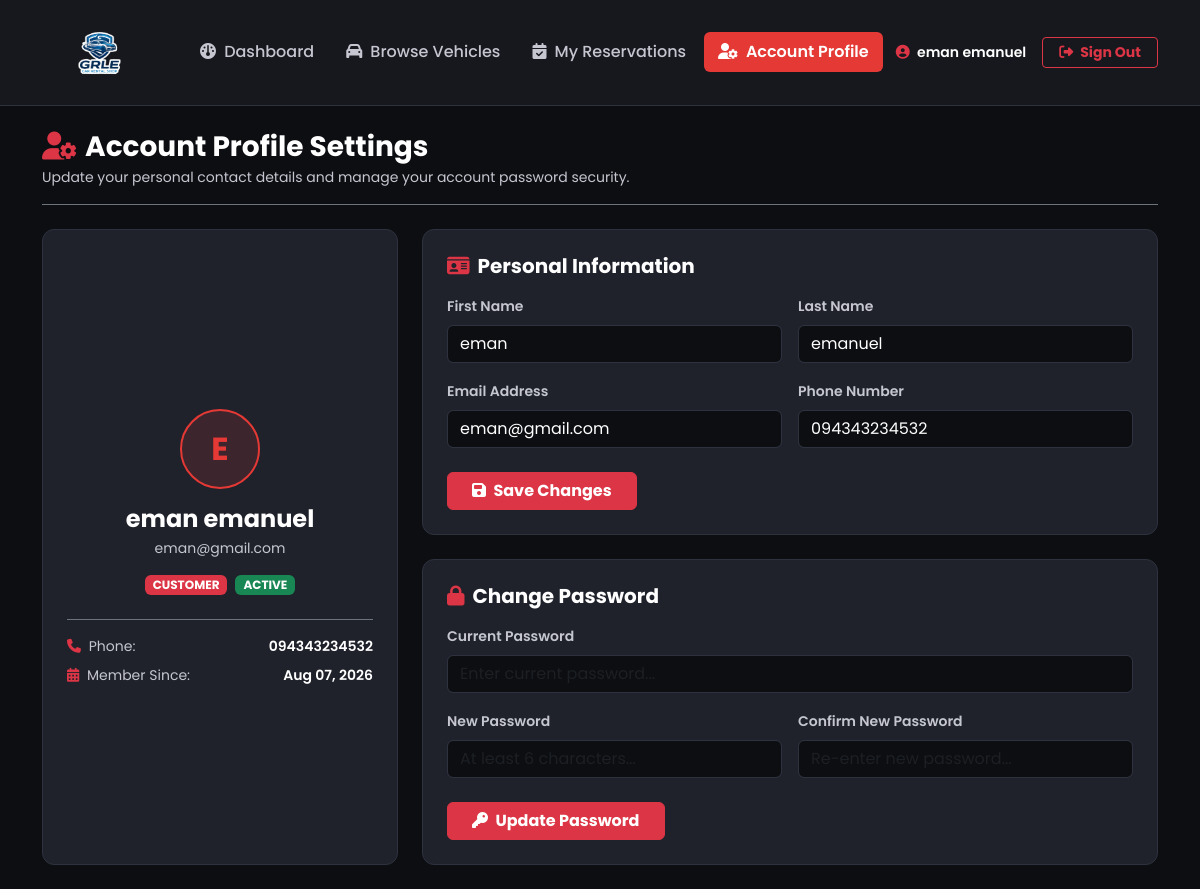
The page /customer/profile.php (signed in) on the database its author committed.
### tables this page shows
CREATE TABLE `users` (
  `user_id` int(11) NOT NULL,
  `role` enum('admin','driver','customer') NOT NULL DEFAULT 'customer',
  `first_name` varchar(50) NOT NULL,
  `last_name` varchar(50) NOT NULL,
  `email` varchar(100) NOT NULL,
  `password_hash` varchar(255) NOT NULL,
  `phone` varchar(20) NOT NULL,
  `status` enum('pending','active','inactive','banned') NOT NULL DEFAULT 'pending',
  `created_at` timestamp NOT NULL DEFAULT current_timestamp(),
  `updated_at` timestamp NOT NULL DEFAULT current_timestamp() ON UPDATE current_timestamp()
);

### customer/profile.php (the view, shortened to what this page needs)
<?php
require_once '../db.php';
$user_id = $_SESSION['user_id'];
try {
    $userStmt = $pdo->prepare("SELECT first_name, last_name, email, phone, role, status, created_at FROM users WHERE user_id = :id");
    $userStmt->execute([':id' => $user_id]);
    $customer = $userStmt->fetch(PDO::FETCH_ASSOC);
} catch (PDOException $e) {
    die("Database Error: " . $e->getMessage());
}
?>
<!DOCTYPE html>
<html lang="en">
<head>
    <link href="https://cdn.jsdelivr.net/npm/bootstrap@5.3.2/dist/css/bootstrap.min.css" rel="stylesheet">
    <link href="https://cdnjs.cloudflare.com/ajax/libs/font-awesome/6.4.0/css/all.min.css" rel="stylesheet">
</head>
<body>
    <nav class="navbar navbar-expand-lg navbar-dark navbar-custom sticky-top py-3">
        <div class="container">
            <a class="navbar-brand d-flex align-items-center text-white" href="customer_dashboard.php">
                <img src="../logo.png" alt="GRLE Car Rental Shop" class="brand-logo-image">
            </a>
            <div class="collapse navbar-collapse justify-content-between" id="navbarNav">
                <ul class="navbar-nav mx-auto gap-1">
                    <li class="nav-item">
                        <a href="customer_dashboard.php" class="nav-link nav-link-custom">
                            <i class="fa-solid fa-gauge me-1"></i> Dashboard
                        </a>
                    </li>
                    <li class="nav-item">
                        <a href="browse_vehicles.php" class="nav-link nav-link-custom">
                            <i class="fa-solid fa-car me-1"></i> Browse Vehicles
                        </a>
                    </li>
                    <li class="nav-item">
                        <a href="my_bookings.php" class="nav-link nav-link-custom">
                            <i class="fa-solid fa-calendar-check me-1"></i> My Reservations
                        </a>
                    </li>
                    <li class="nav-item">
                        <a href="profile.php" class="nav-link nav-link-custom active">
                            <i class="fa-solid fa-user-gear me-1"></i> Account Profile
                        </a>
                    </li>
                </ul>
                <div class="d-flex align-items-center gap-3 mt-3 mt-lg-0">
                    <span class="text-white small fw-semibold">
                        <i class="fa-solid fa-user-circle text-danger me-1"></i> <?= htmlspecialchars(($customer['first_name'] ?? 'Valued') . ' ' . ($customer['last_name'] ?? 'Customer')) ?>
                    </span>
                    <a href="logout.php" class="btn btn-outline-danger btn-sm fw-bold px-3">
                        <i class="fa-solid fa-right-from-bracket me-1"></i> Sign Out
                    </a>
                </div>
            </div>
        </div>
    </nav>
    <div class="container py-4">
        <div class="mb-4 pb-3 border-bottom border-secondary">
            <h3 class="fw-bold mb-1 text-white"><i class="fa-solid fa-user-gear text-danger me-2"></i>Account Profile Settings</h3>
            <p class="text-contrast-muted small mb-0">Update your personal contact details and manage your account password security.</p>
        </div>
        <div class="row g-4">
            <div class="col-12 col-lg-4">
                <div class="content-panel text-center h-100 d-flex flex-column align-items-center justify-content-center">
                    <div class="profile-avatar-box mb-3">
                        <?= strtoupper(substr($customer['first_name'] ?? 'C', 0, 1)) ?>
                    </div>
                    <h4 class="fw-bold text-white mb-1"><?= htmlspecialchars(($customer['first_name'] ?? '') . ' ' . ($customer['last_name'] ?? '')) ?></h4>
                    <p class="text-contrast-muted small mb-3"><?= htmlspecialchars($customer['email'] ?? '') ?></p>
                    <div class="d-flex gap-2 justify-content-center mb-4">
                        <span class="badge bg-danger text-uppercase px-2 py-1 fs-8"><?= htmlspecialchars($customer['role'] ?? 'customer') ?></span>
                        <span class="badge bg-success text-uppercase px-2 py-1 fs-8"><?= htmlspecialchars($customer['status'] ?? 'active') ?></span>
                    </div>
                    <div class="w-100 pt-3 border-top border-secondary text-start small">
                        <div class="d-flex justify-content-between mb-2">
                            <span class="text-contrast-muted"><i class="fa-solid fa-phone text-danger me-1"></i> Phone:</span>
                            <span class="fw-semibold text-white"><?= htmlspecialchars($customer['phone'] ?? 'Not set') ?></span>
                        </div>
                        <div class="d-flex justify-content-between">
                            <span class="text-contrast-muted"><i class="fa-solid fa-calendar-days text-danger me-1"></i> Member Since:</span>
                            <span class="fw-semibold text-white"><?= date('M d, Y', strtotime($customer['created_at'])) ?></span>
                        </div>
                    </div>
                </div>
            </div>
            <div class="col-12 col-lg-8">
                <div class="content-panel mb-4">
                    <h5 class="fw-bold text-white mb-3"><i class="fa-solid fa-id-card text-danger me-2"></i>Personal Information</h5>
                    <form method="POST" action="profile.php">
                        <div class="row g-3 mb-3">
                            <div class="col-12 col-sm-6">
                                <label class="form-label small fw-semibold text-contrast-muted">First Name</label>
                                <input type="text" name="first_name" class="form-control" value="<?= htmlspecialchars($customer['first_name'] ?? '') ?>" required>
                            </div>
                            <div class="col-12 col-sm-6">
                                <label class="form-label small fw-semibold text-contrast-muted">Last Name</label>
                                <input type="text" name="last_name" class="form-control" value="<?= htmlspecialchars($customer['last_name'] ?? '') ?>" required>
                            </div>
                        </div>
                        <div class="row g-3 mb-4">
                            <div class="col-12 col-sm-6">
                                <label class="form-label small fw-semibold text-contrast-muted">Email Address</label>
                                <input type="email" name="email" class="form-control" value="<?= htmlspecialchars($customer['email'] ?? '') ?>" required>
                            </div>
                            <div class="col-12 col-sm-6">
                                <label class="form-label small fw-semibold text-contrast-muted">Phone Number</label>
                                <input type="text" name="phone" class="form-control" value="<?= htmlspecialchars($customer['phone'] ?? '') ?>" required>
                            </div>
                        </div>
                        <button type="submit" class="btn btn-danger fw-bold px-4">
                            <i class="fa-solid fa-floppy-disk me-1"></i> Save Changes
                        </button>
                    </form>
                </div>
                <div class="content-panel">
                    <h5 class="fw-bold text-white mb-3"><i class="fa-solid fa-lock text-danger me-2"></i>Change Password</h5>
                    <form method="POST" action="profile.php">
                        <div class="mb-3">
                            <label class="form-label small fw-semibold text-contrast-muted">Current Password</label>
                            <input type="password" name="current_password" class="form-control" placeholder="Enter current password..." required>
                        </div>
                        <div class="row g-3 mb-4">
                            <div class="col-12 col-sm-6">
                                <label class="form-label small fw-semibold text-contrast-muted">New Password</label>
                                <input type="password" name="new_password" class="form-control" placeholder="At least 6 characters..." required>
                            </div>
                            <div class="col-12 col-sm-6">
                                <label class="form-label small fw-semibold text-contrast-muted">Confirm New Password</label>
                                <input type="password" name="confirm_password" class="form-control" placeholder="Re-enter new password..." required>
                            </div>
                        </div>
                        <button type="submit" class="btn btn-danger fw-bold px-4">
                            <i class="fa-solid fa-key me-1"></i> Update Password
                        </button>
                    </form>
                </div>
            </div>
        </div>
    </div>
</body>
</html>

### customer/profile.php (style rules this page uses)
:root { --bg-body: #0d0e12; --bg-surface: #16181e; --bg-card: #1f222b; --border-color: #2e323e; --text-primary: #ffffff; --text-muted: #c5c6d0; --grle-red: #e53935; --grle-red-hover: #c62828; }
body { font-family: 'Poppins', sans-serif; background-color: var(--bg-body); color: var(--text-primary); min-height: 100vh; }
.navbar-custom { background-color: var(--bg-surface); border-bottom: 1px solid var(--border-color); }
.navbar-brand { font-weight: 700; letter-spacing: 0.5px; }
.brand-logo-image { display: block; width: 115px; height: auto; }
.nav-link-custom { color: var(--text-muted) !important; font-weight: 500; padding: 8px 14px !important; border-radius: 6px; transition: all 0.2s ease-in-out; }
.nav-link-custom.active { color: #ffffff !important; background-color: var(--grle-red) !important; font-weight: 600; }
.text-contrast-muted { color: var(--text-muted) !important; }
.content-panel { background-color: var(--bg-card); border: 1px solid var(--border-color); border-radius: 12px; padding: 24px; }
.profile-avatar-box { width: 80px; height: 80px; background-color: rgba(229, 57, 53, 0.15); color: var(--grle-red); border-radius: 50%; display: flex; align-items: center; justify-content: center; font-size: 2rem; font-weight: 700; border: 2px solid var(--grle-red); }
.form-control { background-color: var(--bg-body) !important; border: 1px solid var(--border-color) !important; color: var(--text-primary) !important; }

### rows shown on the page
users: first_name+last_name "eman emanuel", first_name "E", email "eman@gmail.com", role "CUSTOMER", status "ACTIVE", phone "094343234532", created_at "Aug 07, 2026", first_name "eman", last_name "emanuel"
